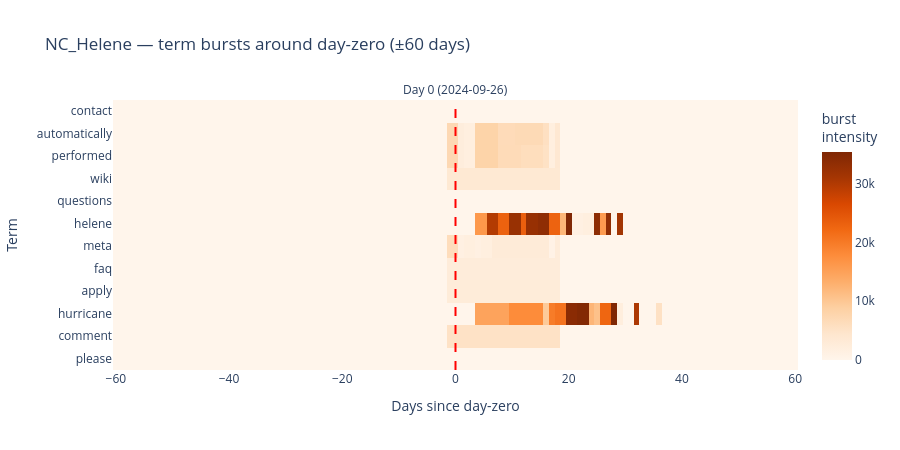
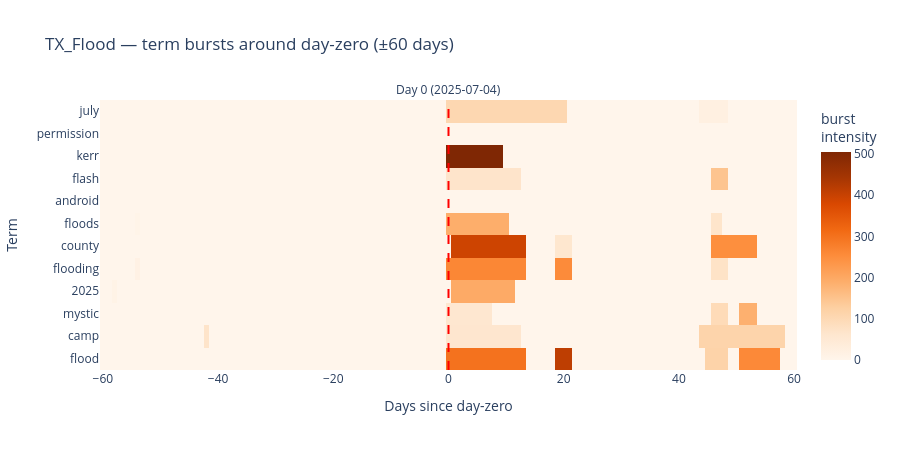

Write notebook code for charts like these, in order.
### Markdown cell above
### 6.2 Per-event burst heatmaps

For each event, we pick the ~12 most distinctive terms across that event's boolean sub-corpora (by TF-IDF), run Kleinberg on each term's timestamp series restricted to the ±`WINDOW_DAYS` window around day-zero, and render a heatmap of days-since-day-zero × term with intensity encoding. A vertical line marks day-zero.

### Code cell
BURST_TERMS_PER_EVENT = 12

def term_timestamps(docs, term):
    mask = docs["text_content"].str.contains(rf"\b{re.escape(term)}\b", case=False, regex=True)
    return docs.loc[mask, "timestamp"].dropna().tolist()

def distinctive_terms(sub_df, all_df, n=BURST_TERMS_PER_EVENT):
    """Terms frequent in sub_df but not in (all_df minus sub_df)."""
    in_corpus  = " ".join(sub_df["text_content"].tolist())
    out_corpus = " ".join(all_df.loc[~all_df.index.isin(sub_df.index), "text_content"].tolist())
    vec = TfidfVectorizer(max_features=3000, stop_words=list(CONTENT_STOPWORDS), min_df=2)
    try:
        X = vec.fit_transform([in_corpus, out_corpus])
    except ValueError:
        return []
    diff = (X.toarray()[0] - X.toarray()[1])
    vocab = np.array(vec.get_feature_names_out())
    return list(vocab[diff.argsort()[::-1][:n]])

event_burst_figs = {}
for event, day0_str in EVENT_DAY_ZERO.items():
    day0 = datetime.fromisoformat(day0_str).replace(tzinfo=timezone.utc)
    win_start = day0 - timedelta(days=WINDOW_DAYS)
    win_end   = day0 + timedelta(days=WINDOW_DAYS)
    sub = df[df["events"].apply(lambda es: event in es) &
             df["timestamp"].between(win_start, win_end)].copy()
    if len(sub) < 10:
        print(f"  ⚠ {event}: only {len(sub)} docs in window — skipping burst heatmap")
        continue
    terms = distinctive_terms(sub, df)
    if not terms:
        continue
    # Build days-since-day-zero × term intensity matrix
    days = list(range(-WINDOW_DAYS, WINDOW_DAYS+1))
    matrix = np.zeros((len(terms), len(days)))
    for ti, term in enumerate(terms):
        ts = term_timestamps(sub, term)
        bursts = kleinberg_bursts(ts)
        for b_start, b_end, intensity in bursts:
            d0 = (b_start - day0).days
            d1 = (b_end - day0).days
            for d in range(max(d0, -WINDOW_DAYS), min(d1, WINDOW_DAYS)+1):
                matrix[ti, d - days[0]] = max(matrix[ti, d - days[0]], intensity)
    fig = go.Figure(go.Heatmap(z=matrix, x=days, y=terms, colorscale="Oranges",
                               colorbar=dict(title="burst<br>intensity")))
    fig.add_vline(x=0, line=dict(color="red", width=2, dash="dash"),
                  annotation_text=f"Day 0 ({day0_str})", annotation_position="top")
    fig.update_layout(title=f"{event} — term bursts around day-zero (±{WINDOW_DAYS} days)",
                      xaxis_title="Days since day-zero", yaxis_title="Term",
                      height=450, plot_bgcolor="white")
    fig.write_html(str(OUTPUT_DIR / f"burst_{event}.html"), include_plotlyjs="cdn")
    event_burst_figs[event] = fig
    fig.show()
    print(f"✓ {event}: {len(sub):,} docs, {len(terms)} distinctive terms")

### Figure 1 — Plotly figure (JSON) as saved in the notebook; plotly's stock layout.template omitted (floating-point values rounded to 4 significant figures; data arrays with more than 128 entries replaced by an {"elided": "..."} marker saying what was removed)
{"data": [{"colorbar": {"title": {"text": "burst<br>intensity"}}, "colorscale": [[0, "rgb(255,245,235)"], [0.125, "rgb(254,230,206)"], [0.25, "rgb(253,208,162)"], [0.375, "rgb(253,174,107)"], [0.5, "rgb(253,141,60)"], [0.625, "rgb(241,105,19)"], [0.75, "rgb(217,72,1)"], [0.875, "rgb(166,54,3)"], [1, "rgb(127,39,4)"]], "type": "heatmap", "x": [-60, -59, -58, -57, -56, -55, -54, -53, -52, -51, -50, -49, -48, -47, -46, -45, -44, -43, -42, -41, -40, -39, -38, -37, -36, -35, -34, -33, -32, -31, -30, -29, -28, -27, -26, -25, -24, -23, -22, -21, -20, -19, -18, -17, -16, -15, -14, -13, -12, -11, -10, -9, -8, -7, -6, -5, -4, -3, -2, -1, 0, 1, 2, 3, 4, 5, 6, 7, 8, 9, 10, 11, 12, 13, 14, 15, 16, 17, 18, 19, 20, 21, 22, 23, 24, 25, 26, 27, 28, 29, 30, 31, 32, 33, 34, 35, 36, 37, 38, 39, 40, 41, 42, 43, 44, 45, 46, 47, 48, 49, 50, 51, 52, 53, 54, 55, 56, 57, 58, 59, 60], "y": ["please", "comment", "hurricane", "apply", "faq", "meta", "helene", "questions", "wiki", "performed", "automatically", "contact"], "z": {"elided": "12x121 float values"}}], "layout": {"annotations": [{"showarrow": false, "text": "Day 0 (2024-09-26)", "x": 0, "xanchor": "center", "xref": "x", "y": 1, "yanchor": "bottom", "yref": "y domain"}], "height": 450, "plot_bgcolor": "white", "shapes": [{"line": {"color": "red", "dash": "dash", "width": 2}, "type": "line", "x0": 0, "x1": 0, "xref": "x", "y0": 0, "y1": 1, "yref": "y domain"}], "title": {"text": "NC_Helene — term bursts around day-zero (±60 days)"}, "xaxis": {"title": {"text": "Days since day-zero"}}, "yaxis": {"title": {"text": "Term"}}}}

### Figure 2 — Plotly figure (JSON) as saved in the notebook; plotly's stock layout.template omitted (floating-point values rounded to 4 significant figures; data arrays with more than 128 entries replaced by an {"elided": "..."} marker saying what was removed)
{"data": [{"colorbar": {"title": {"text": "burst<br>intensity"}}, "colorscale": [[0, "rgb(255,245,235)"], [0.125, "rgb(254,230,206)"], [0.25, "rgb(253,208,162)"], [0.375, "rgb(253,174,107)"], [0.5, "rgb(253,141,60)"], [0.625, "rgb(241,105,19)"], [0.75, "rgb(217,72,1)"], [0.875, "rgb(166,54,3)"], [1, "rgb(127,39,4)"]], "type": "heatmap", "x": [-60, -59, -58, -57, -56, -55, -54, -53, -52, -51, -50, -49, -48, -47, -46, -45, -44, -43, -42, -41, -40, -39, -38, -37, -36, -35, -34, -33, -32, -31, -30, -29, -28, -27, -26, -25, -24, -23, -22, -21, -20, -19, -18, -17, -16, -15, -14, -13, -12, -11, -10, -9, -8, -7, -6, -5, -4, -3, -2, -1, 0, 1, 2, 3, 4, 5, 6, 7, 8, 9, 10, 11, 12, 13, 14, 15, 16, 17, 18, 19, 20, 21, 22, 23, 24, 25, 26, 27, 28, 29, 30, 31, 32, 33, 34, 35, 36, 37, 38, 39, 40, 41, 42, 43, 44, 45, 46, 47, 48, 49, 50, 51, 52, 53, 54, 55, 56, 57, 58, 59, 60], "y": ["flood", "camp", "mystic", "2025", "flooding", "county", "floods", "android", "flash", "kerr", "permission", "july"], "z": {"elided": "12x121 float values"}}], "layout": {"annotations": [{"showarrow": false, "text": "Day 0 (2025-07-04)", "x": 0, "xanchor": "center", "xref": "x", "y": 1, "yanchor": "bottom", "yref": "y domain"}], "height": 450, "plot_bgcolor": "white", "shapes": [{"line": {"color": "red", "dash": "dash", "width": 2}, "type": "line", "x0": 0, "x1": 0, "xref": "x", "y0": 0, "y1": 1, "yref": "y domain"}], "title": {"text": "TX_Flood — term bursts around day-zero (±60 days)"}, "xaxis": {"title": {"text": "Days since day-zero"}}, "yaxis": {"title": {"text": "Term"}}}}
